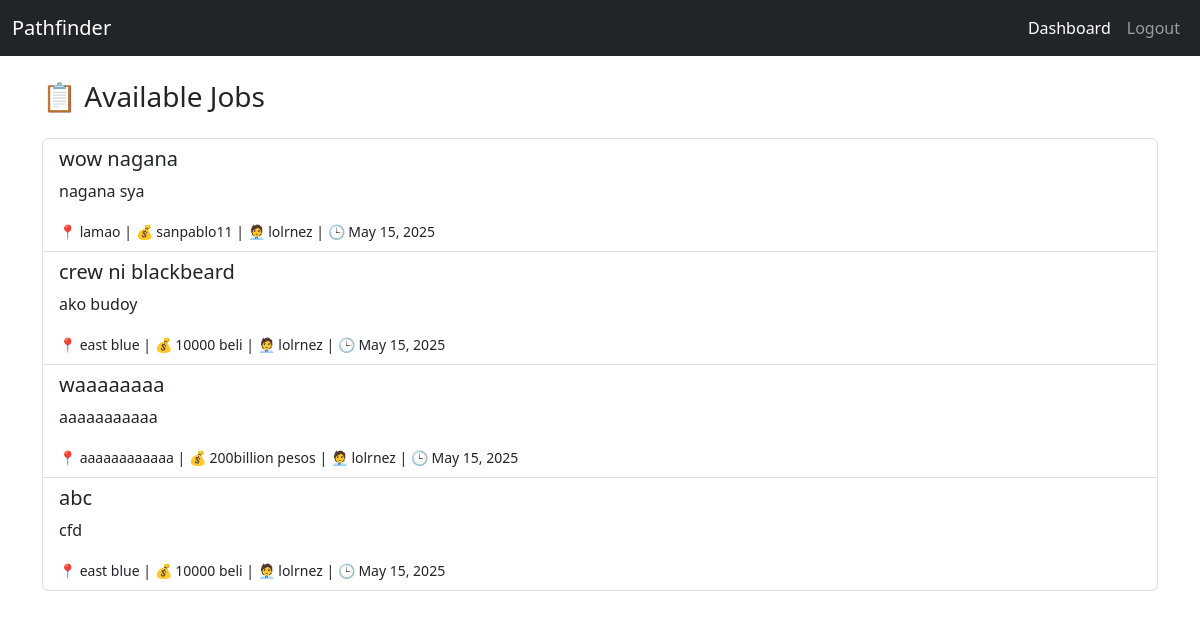
Screenshot of /dashboardclient.php (signed in) with the database file from the repository.
### tables this page shows
CREATE TABLE IF NOT EXISTS `jobs` (
  `id` int(11) NOT NULL AUTO_INCREMENT,
  `employer_id` int(11) NOT NULL,
  `title` varchar(255) NOT NULL,
  `description` text NOT NULL,
  `location` varchar(255) DEFAULT NULL,
  `salary` varchar(100) DEFAULT NULL,
  `created_at` datetime DEFAULT current_timestamp(),
  PRIMARY KEY (`id`)
);

CREATE TABLE IF NOT EXISTS `users` (
  `id` int(11) NOT NULL AUTO_INCREMENT,
  `fullname` varchar(100) NOT NULL,
  `email` varchar(100) NOT NULL,
  `password` varchar(255) NOT NULL,
  `role` enum('admin','employer','client') NOT NULL,
  `created_at` timestamp NOT NULL DEFAULT current_timestamp(),
  PRIMARY KEY (`id`),
  UNIQUE KEY `email` (`email`)
);

### dashboardclient.php (the view, shortened to what this page needs)
<?php
require 'connection.php';
$sql = "SELECT jobs.*, users.fullname AS employer_name
        FROM jobs
        JOIN users ON jobs.employer_id = users.id
        ORDER BY jobs.created_at DESC";
$result = $conn->query($sql);
?>
<!DOCTYPE html>
<html lang="en">
<head>
  <link href="https://cdn.jsdelivr.net/npm/bootstrap@5.3.3/dist/css/bootstrap.min.css" rel="stylesheet" />
</head>
<body>
<nav class="navbar navbar-expand-lg navbar-dark bg-dark">
  <div class="container-fluid">
    <a class="navbar-brand" href="#">Pathfinder</a>
    <div class="collapse navbar-collapse justify-content-end" id="navbarNav">
      <ul class="navbar-nav">
        <li class="nav-item"><a class="nav-link active" href="#">Dashboard</a></li>
        <li class="nav-item"><a class="nav-link" href="logout.php">Logout</a></li>
      </ul>
    </div>
  </div>
</nav>
<div class="container mt-4">
  <h3 class="mb-4">📋 Available Jobs</h3>
  <?php if ($result->num_rows > 0): ?>
    <div class="list-group">
      <?php while ($job = $result->fetch_assoc()): ?>
        <div class="list-group-item">
          <h5><?= htmlspecialchars($job['title']) ?></h5>
          <p><?= nl2br(htmlspecialchars($job['description'])) ?></p>
          <small>
            📍 <?= htmlspecialchars($job['location']) ?> |
            💰 <?= htmlspecialchars($job['salary']) ?> |
            🧑‍💼 <?= htmlspecialchars($job['employer_name']) ?> |
            🕒 <?= date("F j, Y", strtotime($job['created_at'])) ?>
          </small>
        </div>
      <?php endwhile; ?>
    </div>
  <?php else: ?>
    <div class="alert alert-info text-center">No jobs available at the moment.</div>
  <?php endif; ?>
</div>
</body>
</html>

### rows the page displays
jobs: title "wow nagana", description "nagana sya", location "lamao", salary "sanpablo11", users.fullname "lolrnez", created_at "May 15, 2025"
jobs: title "crew ni blackbeard", description "ako budoy", location "east blue", salary "10000 beli", users.fullname "lolrnez", created_at "May 15, 2025"
jobs: title "waaaaaaaa", description "aaaaaaaaaaa", location "aaaaaaaaaaaa", salary "200billion pesos", users.fullname "lolrnez", created_at "May 15, 2025"
jobs: title "abc", description "cfd", location "east blue", salary "10000 beli", users.fullname "lolrnez", created_at "May 15, 2025"
